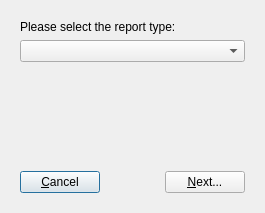
<ui version="4.0" >
 <class>ReportDialog</class>
 <widget class="QDialog" name="ReportDialog" >
  <property name="geometry" >
   <rect>
    <x>0</x>
    <y>0</y>
    <width>265</width>
    <height>213</height>
   </rect>
  </property>
  <property name="windowTitle" >
   <string>Reports...</string>
  </property>
  <layout class="QVBoxLayout" >
   <item>
    <widget class="QStackedWidget" name="stackedWidget" >
     <widget class="QWidget" name="startPage" >
      <property name="geometry" >
       <rect>
        <x>0</x>
        <y>0</y>
        <width>241</width>
        <height>189</height>
       </rect>
      </property>
      <layout class="QVBoxLayout" >
       <item>
        <widget class="QLabel" name="label" >
         <property name="text" >
          <string>Please select the report type:</string>
         </property>
        </widget>
       </item>
       <item>
        <widget class="QComboBox" name="comboReportSelector" />
       </item>
       <item>
        <widget class="QLabel" name="labelDescription" >
         <property name="sizePolicy" >
          <sizepolicy vsizetype="Preferred" hsizetype="MinimumExpanding" >
           <horstretch>0</horstretch>
           <verstretch>0</verstretch>
          </sizepolicy>
         </property>
         <property name="text" >
          <string/>
         </property>
         <property name="alignment" >
          <set>Qt::AlignJustify|Qt::AlignTop</set>
         </property>
         <property name="wordWrap" >
          <bool>true</bool>
         </property>
        </widget>
       </item>
       <item>
        <spacer>
         <property name="orientation" >
          <enum>Qt::Vertical</enum>
         </property>
         <property name="sizeHint" stdset="0" >
          <size>
           <width>20</width>
           <height>40</height>
          </size>
         </property>
        </spacer>
       </item>
       <item>
        <layout class="QHBoxLayout" >
         <item>
          <widget class="QPushButton" name="pushButtonCancel" >
           <property name="text" >
            <string>&amp;Cancel</string>
           </property>
          </widget>
         </item>
         <item>
          <spacer>
           <property name="orientation" >
            <enum>Qt::Horizontal</enum>
           </property>
           <property name="sizeHint" stdset="0" >
            <size>
             <width>40</width>
             <height>20</height>
            </size>
           </property>
          </spacer>
         </item>
         <item>
          <widget class="QPushButton" name="pushButtonNext" >
           <property name="text" >
            <string>&amp;Next...</string>
           </property>
          </widget>
         </item>
        </layout>
       </item>
      </layout>
     </widget>
     <widget class="QWidget" name="page_2" >
      <property name="geometry" >
       <rect>
        <x>0</x>
        <y>0</y>
        <width>100</width>
        <height>30</height>
       </rect>
      </property>
     </widget>
    </widget>
   </item>
  </layout>
 </widget>
 <resources/>
 <connections/>
</ui>
